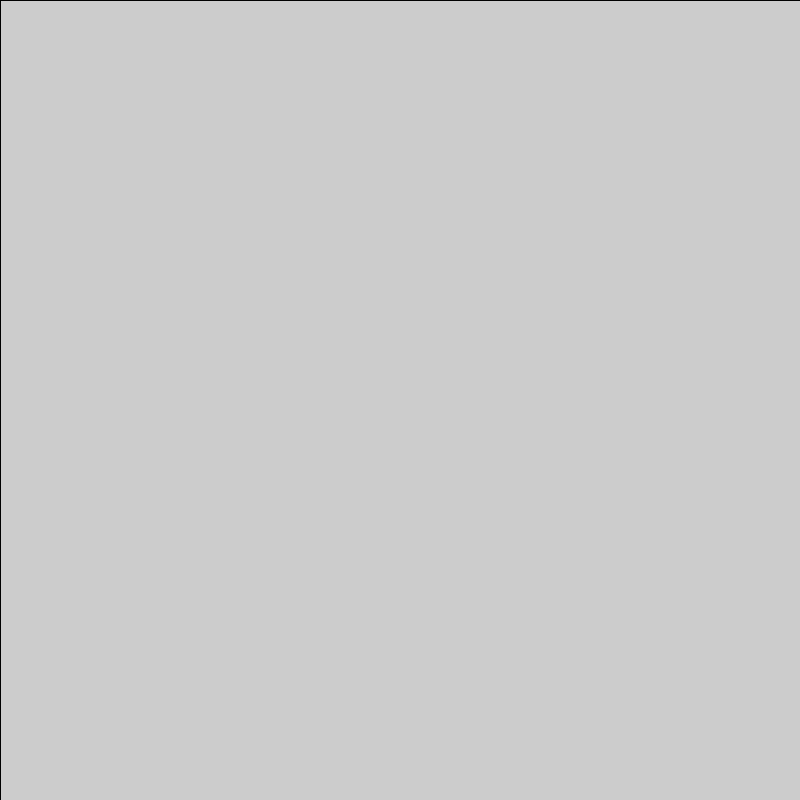
Frame 1 (no input)
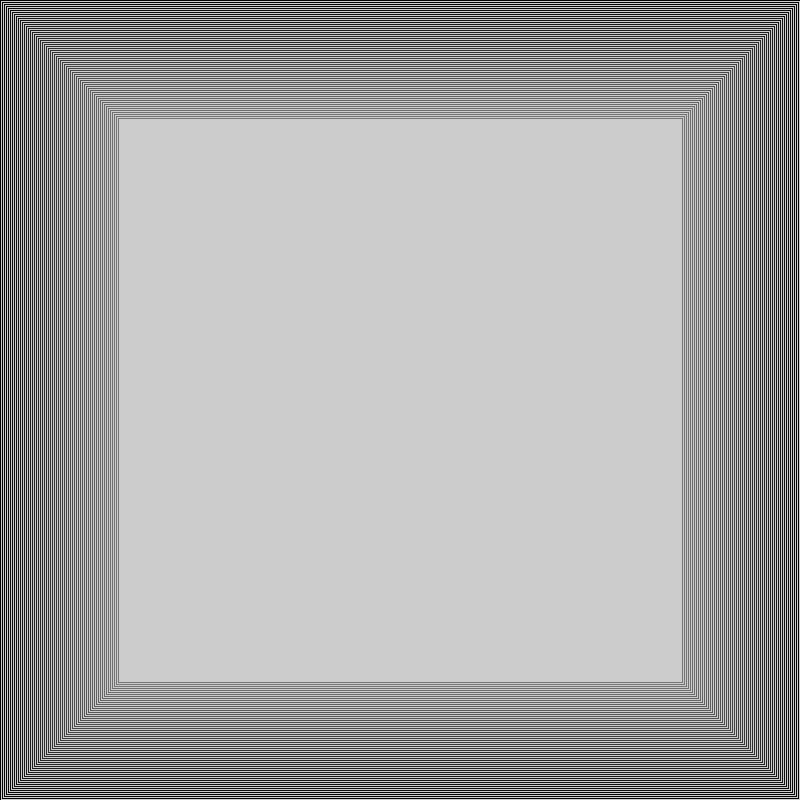
Frame 60 (the mouse pressed at the canvas centre just before this capture)
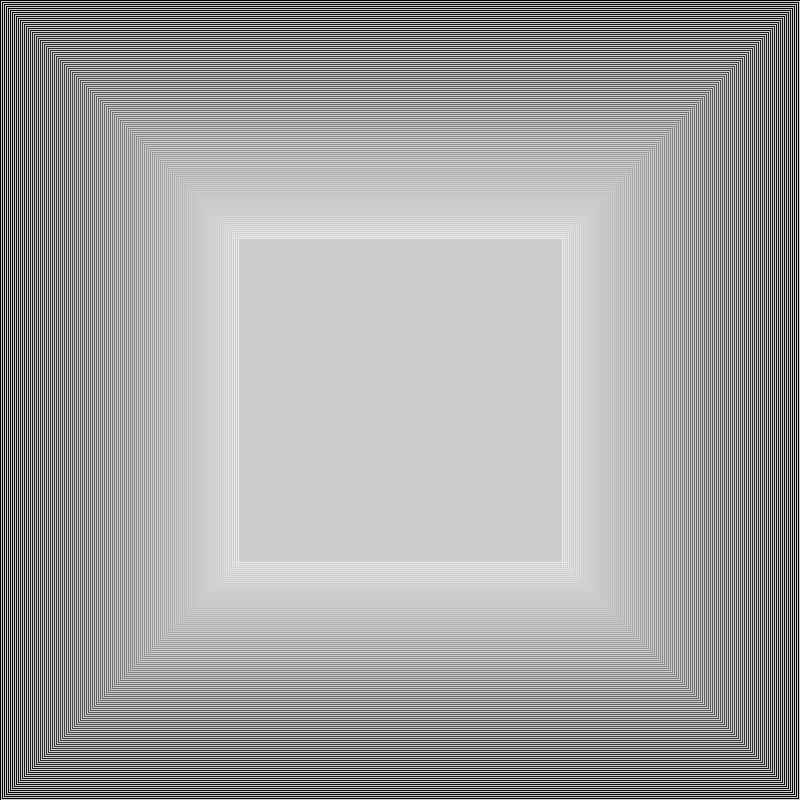
Frame 120 (the mouse held since frame 60 and released just before this capture)

The Processing sketch that drew these frames (run headless with seeded random() and noise(); from frame 60 on, the mouse is pressed at the canvas centre):

// Processing sketch: boxerPattern
// ── boxerPattern.pde
void setup() {
  frameRate(144);
  size(800, 800);
  
  x = 0;
  s = width;
}

int x;
int s;
void draw() {

  noFill();
  //stroke(random(255), random(255), random(255));//stroke(x, 255 - x);
  stroke(x % 255);//, 255 - x);
  rect(x, x, s, s);
  x += 2;
  s-= 4;

  if ((s <= 0) || (x >= width/2)) {
    println("Ferdig");
    noLoop();
  }
}

void mouseClicked() {
  save("boxer.png");
}
